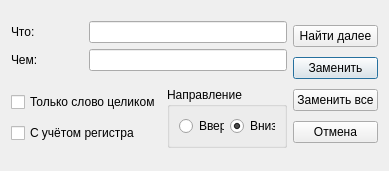
<?xml version="1.0" encoding="UTF-8"?>
<ui version="4.0">
 <class>FindReplaceDialog</class>
 <widget class="QDialog" name="FindReplaceDialog">
  <property name="geometry">
   <rect>
    <x>0</x>
    <y>0</y>
    <width>370</width>
    <height>171</height>
   </rect>
  </property>
  <property name="windowTitle">
   <string>Найти и заменить</string>
  </property>
  <layout class="QGridLayout" name="gridLayout_3">
   <item row="0" column="0">
    <layout class="QVBoxLayout" name="verticalLayout_3">
     <item>
      <widget class="QLabel" name="label">
       <property name="text">
        <string>Что:</string>
       </property>
      </widget>
     </item>
     <item>
      <widget class="QLabel" name="label_2">
       <property name="text">
        <string>Чем:</string>
       </property>
      </widget>
     </item>
    </layout>
   </item>
   <item row="0" column="1" colspan="2">
    <layout class="QVBoxLayout" name="verticalLayout_2">
     <item>
      <widget class="QLineEdit" name="whatLineEdit"/>
     </item>
     <item>
      <widget class="QLineEdit" name="byWhatLineEdit"/>
     </item>
    </layout>
   </item>
   <item row="0" column="3" rowspan="2">
    <layout class="QGridLayout" name="gridLayout_2">
     <item row="1" column="0">
      <widget class="QPushButton" name="replaceButton">
       <property name="text">
        <string>Заменить</string>
       </property>
      </widget>
     </item>
     <item row="0" column="0">
      <widget class="QPushButton" name="findButton">
       <property name="text">
        <string>Найти далее</string>
       </property>
      </widget>
     </item>
     <item row="2" column="0">
      <widget class="QPushButton" name="replaceAllButton">
       <property name="text">
        <string>Заменить все</string>
       </property>
      </widget>
     </item>
     <item row="3" column="0">
      <widget class="QPushButton" name="cancelButton">
       <property name="text">
        <string>Отмена</string>
       </property>
      </widget>
     </item>
    </layout>
   </item>
   <item row="1" column="0" colspan="2">
    <layout class="QGridLayout" name="gridLayout">
     <item row="0" column="0">
      <widget class="QCheckBox" name="wholeWord">
       <property name="text">
        <string>Только слово целиком</string>
       </property>
      </widget>
     </item>
     <item row="1" column="0">
      <widget class="QCheckBox" name="matchCase">
       <property name="text">
        <string>С учётом регистра</string>
       </property>
      </widget>
     </item>
    </layout>
   </item>
   <item row="1" column="2">
    <widget class="QGroupBox" name="groupBox_2">
     <property name="minimumSize">
      <size>
       <width>120</width>
       <height>60</height>
      </size>
     </property>
     <property name="title">
      <string>Направление</string>
     </property>
     <layout class="QHBoxLayout" name="horizontalLayout">

      <item>
       <widget class="QRadioButton" name="directionUp">
        <property name="text">
         <string>Вверх</string>
        </property>
       </widget>
      </item>
      <item>
       <widget class="QRadioButton" name="directionDown">
        <property name="text">
         <string>Вниз</string>
        </property>
        <property name="checked">
         <bool>true</bool>
        </property>
       </widget>
      </item>
     </layout>
    </widget>
   </item>
  </layout>
 </widget>
 <resources/>
 <connections>
  <connection>
   <sender>cancelButton</sender>
   <signal>clicked()</signal>
   <receiver>FindReplaceDialog</receiver>
   <slot>reject()</slot>
   <hints>
    <hint type="sourcelabel">
     <x>323</x>
     <y>140</y>
    </hint>
    <hint type="destinationlabel">
     <x>185</x>
     <y>85</y>
    </hint>
   </hints>
  </connection>
 </connections>
</ui>
